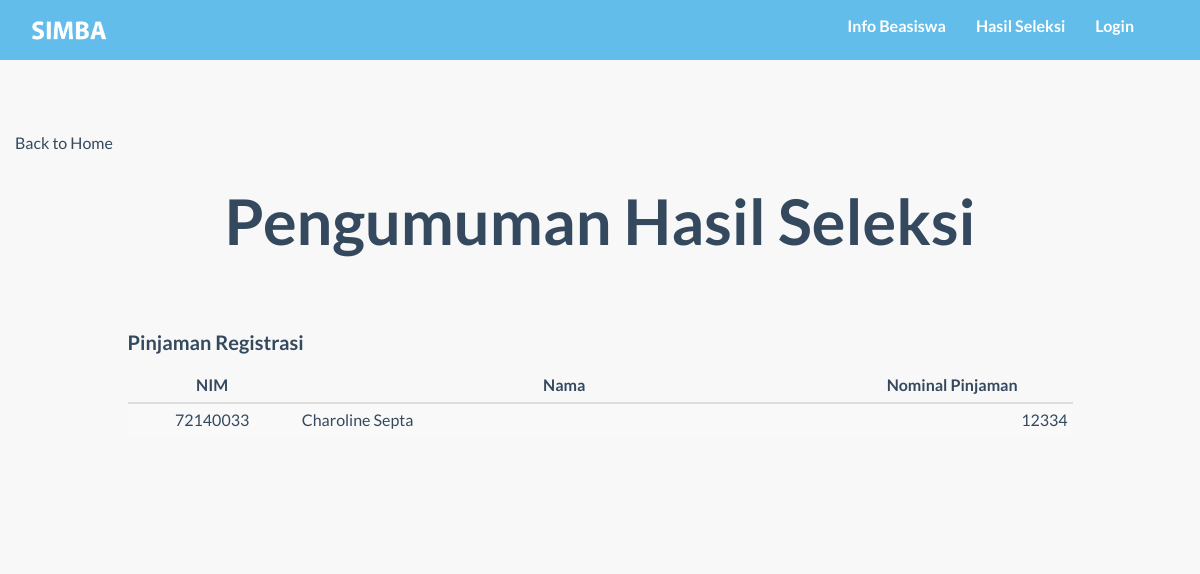
The page /detail_seleksi.php?id=P01 on the database as committed earlier.
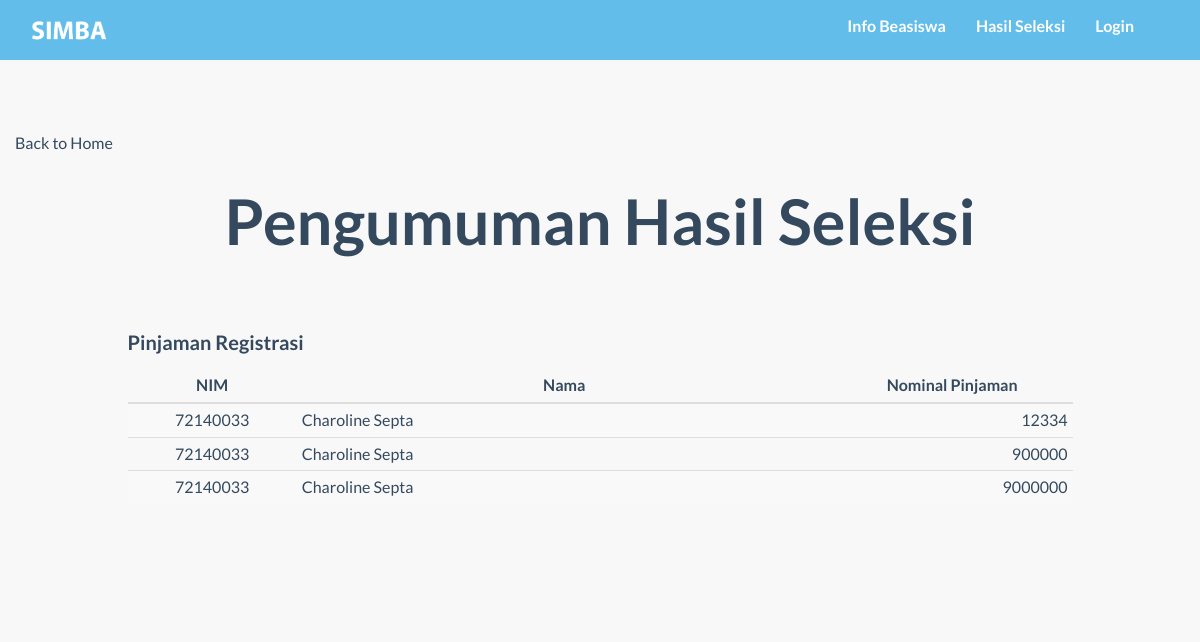
The same page on the database as committed later.
### tables this page shows
CREATE TABLE `pendaftaran` (
  `kd_daftar` int(8) NOT NULL,
  `nim` char(8) NOT NULL,
  `kd_bsw` char(3) NOT NULL,
  `tgl_daftar` timestamp NOT NULL DEFAULT CURRENT_TIMESTAMP,
  `nominal_pengajuan` int(11) NOT NULL,
  `nominal_disetujui` int(11) DEFAULT NULL,
  `sisa_pinjaman` int(11) DEFAULT NULL
);

CREATE TABLE `mahasiswa` (
  `NIM` char(8) NOT NULL,
  `kd_prodi` char(2) NOT NULL,
  `nama_mhs` varchar(99) NOT NULL,
  `gender` char(1) NOT NULL,
  `tgl_lahir` date NOT NULL,
  `email` varchar(99) NOT NULL,
  `alamat` varchar(999) NOT NULL,
  `kode_pos` char(5) NOT NULL,
  `no_telp` char(12) NOT NULL,
  `total_sks` int(11) NOT NULL
);

### detail_seleksi.php (the view, shortened to what this page needs)
<?php
include("function/koneksi.php");
?>
<html>
<head>
  <link href="css/bootstrap.min.css" rel="stylesheet">
  <link rel="stylesheet" href="https://maxcdn.bootstrapcdn.com/bootstrap/3.3.7/css/bootstrap.min.css">
  <link href="font-awesome/css/font-awesome.min.css" rel="stylesheet">
  <link href="css/general.css" rel="stylesheet">
  <link href="css/custom.css" rel="stylesheet">
  <link href="css/owl.carousel.css" rel="stylesheet">
  <link href="css/owl.theme.css" rel="stylesheet">
  <link href="css/style.css" rel="stylesheet">
  <link href="css/animate.css" rel="stylesheet">
  <link rel="stylesheet" href="css/magnific-popup.css">
</head>
<body class="content-section-a">
  <nav class="navbar-default" role="navigation" style="position: fixed; top: 0px;">
    <div class="container">
      <a class="" href="index.php">
        <img src="img/logo2.png" height="45px" style="margin-top:8px; margin-left:0" id="logo"/>
      </a>
      <div class="collapse navbar-collapse navbar-right navbar-ex1-collapse stuckMenu">
        <ul class="nav navbar-nav">
          <li class="menuItem"><a href="index.php#infoBeasiswa">Info Beasiswa </a></li>
          <li class="menuItem"><a href="index.php#hasilSeleksi">Hasil Seleksi </a></li>
          <?php
          if(isset($_SESSION['login_user'])){
            $username= $_SESSION['login_user'];
            echo'
            <li class="menuItem dropdown">
            <a class="dropdown-toggle" data-toggle="dropdown" href="#">'.$username.'<span class="caret"></span></a>
            <ul class="dropdown-menu">
            <li><a href="function/logout.php">Logout</a></li>
            </ul>
            </li>';
          } else {
            echo'<li class="menuItem"><a href="form_login.php">Login</a></li>';
          }
          ?>
        </ul>
      </div>
    </div>
  </nav>
  <div id="infoBeasiswa" class="content-section-a" style="border-top: 0; margin-top:-50;">
    <div class='container'>
      <div class="row">
        <a href="index.php#hasilSeleksi">Back to Home</a>
        <H2 class="text-center">Pengumuman Hasil Seleksi</H2>
        <br>
        <br>
        <div class="col-md-1"></div>
        <div class="col-md-10">
        <table class="table table-striped table-responsive table-condensed">
          <?php
            $kode_slk = $_GET['id'];
            $q0 = "SELECT * from beasiswa where kd_bsw='$kode_slk'";
            $squery = mysqli_query($koneksi,$q0);
            $row1 = mysqli_fetch_array($squery);
            echo'<h4>'.$row1['nama_bsw'].'</h4>';
          ?>
          <thead style="text-center">
            <tr>
              <th class="text-center"style="width:200">NIM</th>
              <th class="text-center"style="width:700">Nama</th>
              <th class="text-center"style="width:300">Nominal Pinjaman</th>
            </tr>
          </thead>
          <tbody>
            <?php
            $q1 = "SELECT * from pendaftaran natural join mahasiswa where nominal_disetujui is not null and kd_bsw='$kode_slk'";
            $squery = mysqli_query($koneksi,$q1);
            while($row = mysqli_fetch_array($squery))
            {
            echo '
            <tr>
              <td class="text-center">'.$row['nim'].'</td>
              <td>'.$row['nama_mhs'].'</td>
              <td class="text-right">'.$row['nominal_disetujui'].'</td>
            </tr>';
            }
            ?>
          </tbody>
        </table>
        </div>
      </div>
    </div>
  </div>
</body>
</html>

Rows that differ between the two databases and show on the page:
now on this page (row edited): pendaftaran: nim "72140033", nim.nama_mhs "Charoline Septa", nominal_disetujui "900000"
now on this page (row edited): pendaftaran: nim "72140033", nim.nama_mhs "Charoline Septa", nominal_disetujui "9000000"
